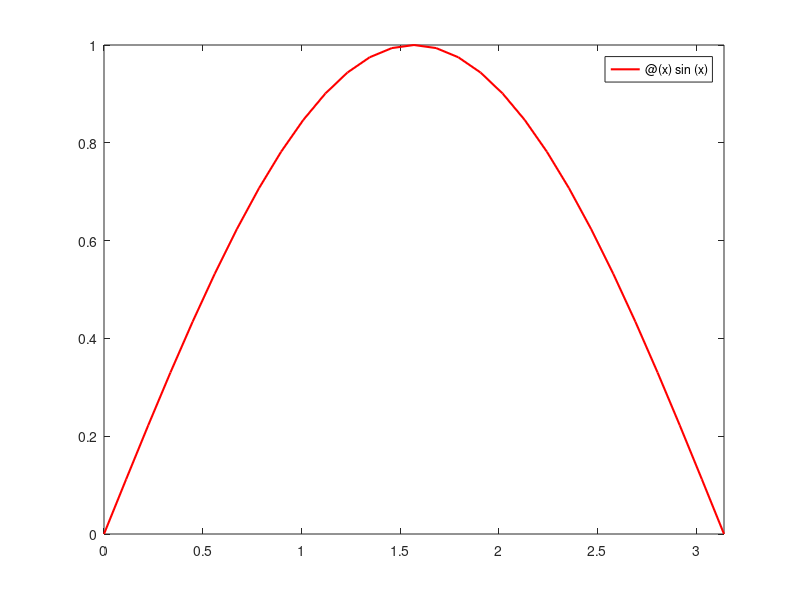

MATLAB code for this plot: (Note: this script raises an error after producing the figure.)
%=============================================================================
% Copyright (c) 2026-present Allan CORNET (Nelson)
%=============================================================================
% This file is part of Nelson.
%=============================================================================
% LICENCE_BLOCK_BEGIN
% SPDX-License-Identifier: LGPL-3.0-or-later
% LICENCE_BLOCK_END
%=============================================================================
% <--WEIGHT 2-->
% <--ADV-CLI MODE-->
%=============================================================================
close all
%=============================================================================
f = figure('Visible', 'off');
h = fplot(@(x) sin(x), [0 pi], '-r', 'LineWidth', 1.5);
ax = ancestor(h, 'axes');
asserts.istrue(isgraphics(h, 'functionline'));
asserts.isequal(h.Type, 'functionline');
asserts.isequal(h.XRange, [0 pi]);
asserts.isequal(h.XRangeMode, 'manual');
asserts.isequal(h.MeshDensity, 23);
asserts.isequal(size(h.XData), [1 57]);
asserts.isapprox(h.XData(1), 0, 1e-12);
asserts.isapprox(h.XData(end), pi, 1e-12);
asserts.isequal(h.Color, [1 0 0]);
asserts.isequal(h.LineStyle, '-');
asserts.isequal(h.Marker, 'none');
asserts.isequal(h.LineWidth, 1.5);
asserts.isequal(char(ax.Box), 'on');
asserts.isequal(ax.XLim, [0 pi]);
asserts.isequal(ax.ZLim, [-1 1]);
asserts.isequal(ax.ZTick, [-1 0 1]);
drawnow();
frame = getframe(f);
render_assert_not_blank(frame.cdata);
close(f);
%=============================================================================
f = figure('Visible', 'off');
h = fplot(@scalarOnly, [0 1]);
ax = ancestor(h, 'axes');
asserts.isequal(h.Type, 'functionline');
asserts.isequal(size(h.XData), [1 45]);
asserts.isapprox(h.YData(1), 1, 1e-12);
asserts.isapprox(h.YData(end), 2, 1e-12);
asserts.isequal(ax.YLim, [1 2]);
close(f);
%=============================================================================
f = figure('Visible', 'off');
h = fplot(@(t) cos(t), @(t) sin(t), [0 2 * pi], 'ob', 'LineWidth', 2);
asserts.istrue(isgraphics(h, 'parameterizedfunctionline'));
asserts.isequal(h.Type, 'parameterizedfunctionline');
asserts.isequal(h.TRange, [0 2 * pi]);
asserts.isequal(h.TRangeMode, 'manual');
asserts.isequal(h.MeshDensity, 15);
% Parametric curves are sampled with adaptive refinement, so the vertex count
% is larger than the initial mesh while the endpoints are preserved.
asserts.isequal(size(h.XData), [1 241]);
asserts.isequal(size(h.YData), [1 241]);
asserts.isapprox(h.XData(1), 1, 1e-12);
asserts.isapprox(h.YData(1), 0, 1e-12);
asserts.isapprox(h.XData(end), cos(2 * pi), 1e-12);
asserts.isapprox(h.YData(end), sin(2 * pi), 1e-12);
asserts.isequal(h.Marker, 'o');
asserts.isequal(h.Color, [0 0 1]);
asserts.isequal(h.LineStyle, 'none');
asserts.isequal(h.LineWidth, 2);
ax = ancestor(h, 'axes');
axis(ax, 'equal');
drawnow();
asserts.isequal(ax.ZLim, [-1 1]);
asserts.isequal(ax.ZTick, [-1 0 1]);
close(f);
%=============================================================================
f = figure('Visible', 'off');
h = fplot(1);
asserts.isequal(h.Type, 'functionline');
asserts.istrue(all(h.YData == 1));
close(f);
%=============================================================================
[x, y] = fplot(@sin, [0 1]);
asserts.isequal(size(x), [1 45]);
asserts.isequal(size(y), [1 45]);
asserts.isapprox(x(1), 0, 1e-12);
asserts.isapprox(x(end), 1, 1e-12);
%=============================================================================
asserts.throws('fplot(@sin, [1 0])', 'Range', 'Nelson:fplot:invalidRangeValue');
asserts.throws('fplot(@sin, @cos, @tan)', 'on', 'Nelson:graphics:tooManyFunctions');
asserts.throws('fplot(@sin, ''BadName'', 1)', 'BadName', 'Nelson:graphics:invalidParameter');
asserts.throws('fplot(@sin, ''badstyle'')', 'badstyle', 'Nelson:graphics:invalidParameter');
%=============================================================================
close all
%=============================================================================
function y = scalarOnly(x)
  if numel(x) ~= 1
    error('scalar');
  end
  y = x + 1;
end
%=============================================================================
